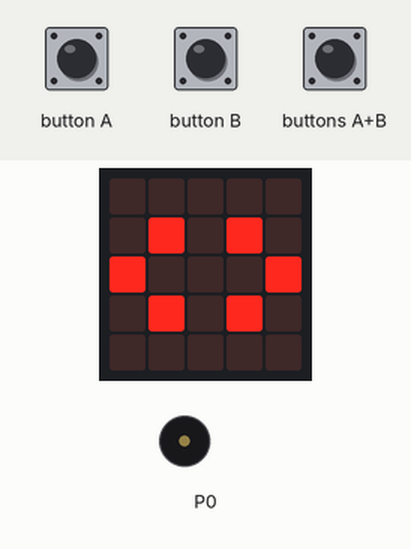
Simulated run of this program. Board: BBC micro:bit (MakeCode). Shown: the board's 5×5 LED display, buzzer (waves = sounding). The test bench sets the inputs (shaded band). Random numbers come from a fixed seed; the 48×5 strip is a reading aid, not a part: it shows the text the display is scrolling, unrolled, one strip-width of it at a time.

Above: at 1.6 s.
1.7 s: buttons A+B pressed for 0.15 s
At 3.4 s:
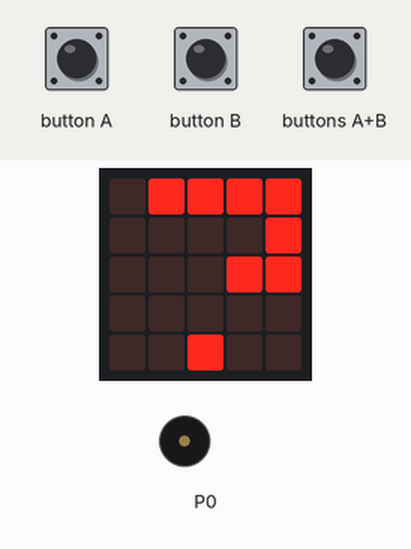
At 4.3 s:
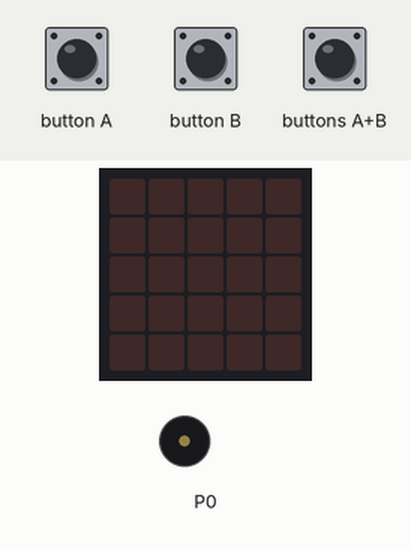
Timing chart, 0 to 10.1 s (numbered marks = the images above; inputs shaded):
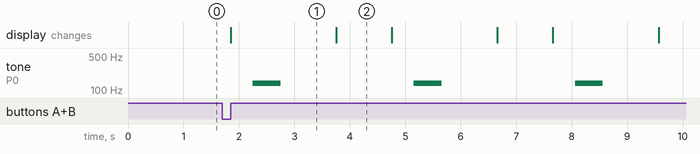

Measured:
- after the input at 1.7 s, tone on P0: alternates 139 Hz for 0.50 s and silent for 2.4 s, starting after 0.55 s; the display: changes after 0.15 s (image 1)
- what the display in image 1 shows lasts 1.9 s, from 1.9 s to 3.8 s

The program:

main.ts
```typescript
input.onButtonPressed(Button.AB, function () {
    for (let index = 0; index < 3; index++) {
        basic.showLeds(`
            . # # # #
            . . . . #
            . . . # #
            . . . . .
            . . # . .
            `)
        music.playTone(139, music.beat(BeatFraction.Whole))
        basic.pause(1000)
        basic.clearScreen()
        basic.pause(1000)
    }
    note = randint(0, 100)
    basic.showNumber(note)
    basic.pause(1000)
    if (note > 80) {
        basic.showLeds(`
            . # . # .
            # # # # #
            # # # # #
            . # # # .
            . . # . .
            `)
        basic.pause(1000)
        basic.clearScreen()
        basic.pause(1000)
    }
    if (note < 30) {
        basic.showLeds(`
            . . . . .
            . # . # .
            . . . . .
            . # # # .
            # . . . #
            `)
        basic.pause(1000)
        basic.clearScreen()
        basic.pause(1000)
    }
    basic.showLeds(`
        . . . . .
        . # . # .
        # . . . #
        . # . # .
        . . . . .
        `)
})
let note = 0
basic.showLeds(`
    . . . . .
    . # . # .
    # . . . #
    . # . # .
    . . . . .
    `)
```

test.ts
```typescript
// les tests vont ici ; cela ne sera pas compilé si ce paquet est utilisé en tant qu'extension.
```
